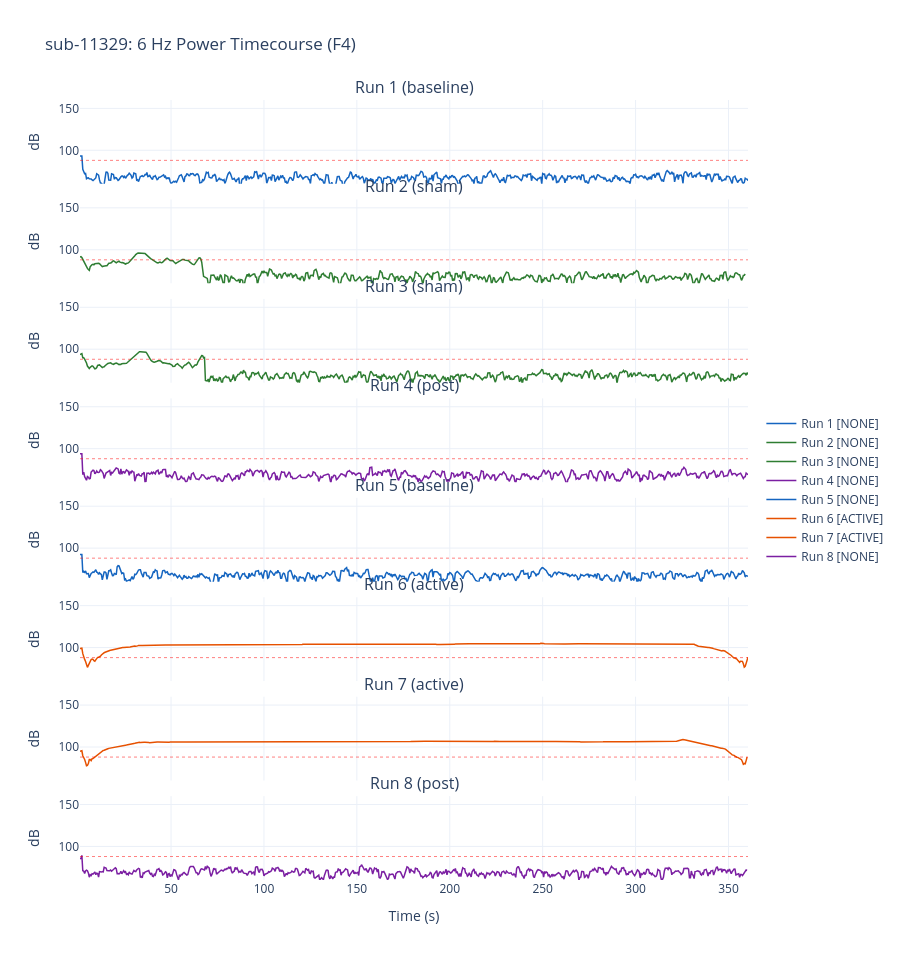

Source (notebook cell):
### Markdown cell above
---## 6. 6 Hz Timecourse DiagnosticsVisualize 6 Hz power across all runs for a single subject. Active runs show a sustained plateau; sham runs show brief ramp artifacts at the edges.### 6a. Group Diagnostic

### Code cell
PLOT_SUBJECT = '11329'

sub_info = SUBJECT_INFO[PLOT_SUBJECT]
run_files = discover_runs(EEG_DIR, PLOT_SUBJECT)
condition_map = RUN_CONDITIONS[sub_info['counterbalance']]

available_runs = sorted(run_files.keys())
n_runs = len(available_runs)

fig = make_subplots(
    rows=n_runs, cols=1, shared_xaxes=True, vertical_spacing=0.02,
    subplot_titles=[f'Run {r} ({condition_map.get(r, "?")})' for r in available_runs],
)

condition_colors = {
    'baseline': '#1565C0',
    'sham':     '#2E7D32',
    'active':   '#E65100',
    'post':     '#7B1FA2',
}

thresholds = STIM_THRESHOLDS['earclip' if sub_info['earclip'] else 'no_earclip']

for i, run_num in enumerate(available_runs):
    files = run_files[run_num]
    nic2 = load_nic2_run(files['easy'], files['info'], files['imp'])
    condition = condition_map.get(run_num, 'unknown')
    
    t_spec, power_db = compute_6hz_timecourse(nic2['eeg'][:, EEG_CH_IDX[0]])
    stim_class, stim_info = classify_stimulation(nic2['eeg'][:, EEG_CH_IDX[0]], sub_info['earclip'])
    # Note: this uses the single-run wrapper; batch processing uses classify_all_runs()
    
    color = condition_colors.get(condition, '#999999')
    
    fig.add_trace(go.Scatter(
        x=t_spec, y=power_db,
        mode='lines', line=dict(color=color, width=1.5),
        name=f'Run {run_num} [{stim_class}]',
    ), row=i+1, col=1)
    
    # Show threshold reference line (absolute floor for this hardware config)
    fig.add_hline(y=thresholds['active_middle_min_db'], 
                  line=dict(color='red', width=0.5, dash='dot'),
                  row=i+1, col=1)
    
    fig.update_yaxes(range=[60, 160], title_text='dB', row=i+1, col=1)

fig.update_xaxes(title_text='Time (s)', row=n_runs, col=1)
fig.update_layout(
    height=120 * n_runs, width=900,
    template='plotly_white',
    title=f'sub-{PLOT_SUBJECT}: 6 Hz Power Timecourse (F4)',
    showlegend=True,
    legend=dict(x=1.02, y=0.5),
)

fig.show()
save_plot(fig, '6hz_timecourse', subject_id=PLOT_SUBJECT, format='html')

### Figure 1 — Plotly figure (JSON) as saved in the notebook; plotly's stock layout.template omitted (floating-point values rounded to 4 significant figures; data arrays with more than 128 entries replaced by an {"elided": "..."} marker saying what was removed)
{"data": [{"line": {"color": "#1565C0", "width": 1.5}, "mode": "lines", "name": "Run 1 [NONE]", "type": "scatter", "x": {"elided": "720 float values"}, "xaxis": "x", "y": {"elided": "720 float values"}, "yaxis": "y"}, {"line": {"color": "#2E7D32", "width": 1.5}, "mode": "lines", "name": "Run 2 [NONE]", "type": "scatter", "x": {"elided": "717 float values"}, "xaxis": "x2", "y": {"elided": "717 float values"}, "yaxis": "y2"}, {"line": {"color": "#2E7D32", "width": 1.5}, "mode": "lines", "name": "Run 3 [NONE]", "type": "scatter", "x": {"elided": "720 float values"}, "xaxis": "x3", "y": {"elided": "720 float values"}, "yaxis": "y3"}, {"line": {"color": "#7B1FA2", "width": 1.5}, "mode": "lines", "name": "Run 4 [NONE]", "type": "scatter", "x": {"elided": "720 float values"}, "xaxis": "x4", "y": {"elided": "720 float values"}, "yaxis": "y4"}, {"line": {"color": "#1565C0", "width": 1.5}, "mode": "lines", "name": "Run 5 [NONE]", "type": "scatter", "x": {"elided": "720 float values"}, "xaxis": "x5", "y": {"elided": "720 float values"}, "yaxis": "y5"}, {"line": {"color": "#E65100", "width": 1.5}, "mode": "lines", "name": "Run 6 [ACTIVE]", "type": "scatter", "x": {"elided": "720 float values"}, "xaxis": "x6", "y": {"elided": "720 float values"}, "yaxis": "y6"}, {"line": {"color": "#E65100", "width": 1.5}, "mode": "lines", "name": "Run 7 [ACTIVE]", "type": "scatter", "x": {"elided": "719 float values"}, "xaxis": "x7", "y": {"elided": "719 float values"}, "yaxis": "y7"}, {"line": {"color": "#7B1FA2", "width": 1.5}, "mode": "lines", "name": "Run 8 [NONE]", "type": "scatter", "x": {"elided": "719 float values"}, "xaxis": "x8", "y": {"elided": "719 float values"}, "yaxis": "y8"}], "layout": {"annotations": [{"font": {"size": 16}, "showarrow": false, "text": "Run 1 (baseline)", "x": 0.5, "xanchor": "center", "xref": "paper", "y": 1, "yanchor": "bottom", "yref": "paper"}, {"font": {"size": 16}, "showarrow": false, "text": "Run 2 (sham)", "x": 0.5, "xanchor": "center", "xref": "paper", "y": 0.8725, "yanchor": "bottom", "yref": "paper"}, {"font": {"size": 16}, "showarrow": false, "text": "Run 3 (sham)", "x": 0.5, "xanchor": "center", "xref": "paper", "y": 0.745, "yanchor": "bottom", "yref": "paper"}, {"font": {"size": 16}, "showarrow": false, "text": "Run 4 (post)", "x": 0.5, "xanchor": "center", "xref": "paper", "y": 0.6175, "yanchor": "bottom", "yref": "paper"}, {"font": {"size": 16}, "showarrow": false, "text": "Run 5 (baseline)", "x": 0.5, "xanchor": "center", "xref": "paper", "y": 0.49, "yanchor": "bottom", "yref": "paper"}, {"font": {"size": 16}, "showarrow": false, "text": "Run 6 (active)", "x": 0.5, "xanchor": "center", "xref": "paper", "y": 0.3625, "yanchor": "bottom", "yref": "paper"}, {"font": {"size": 16}, "showarrow": false, "text": "Run 7 (active)", "x": 0.5, "xanchor": "center", "xref": "paper", "y": 0.235, "yanchor": "bottom", "yref": "paper"}, {"font": {"size": 16}, "showarrow": false, "text": "Run 8 (post)", "x": 0.5, "xanchor": "center", "xref": "paper", "y": 0.1075, "yanchor": "bottom", "yref": "paper"}], "height": 960, "legend": {"x": 1.02, "y": 0.5}, "shapes": [{"line": {"color": "red", "dash": "dot", "width": 0.5}, "type": "line", "x0": 0, "x1": 1, "xref": "x domain", "y0": 88, "y1": 88, "yref": "y"}, {"line": {"color": "red", "dash": "dot", "width": 0.5}, "type": "line", "x0": 0, "x1": 1, "xref": "x2 domain", "y0": 88, "y1": 88, "yref": "y2"}, {"line": {"color": "red", "dash": "dot", "width": 0.5}, "type": "line", "x0": 0, "x1": 1, "xref": "x3 domain", "y0": 88, "y1": 88, "yref": "y3"}, {"line": {"color": "red", "dash": "dot", "width": 0.5}, "type": "line", "x0": 0, "x1": 1, "xref": "x4 domain", "y0": 88, "y1": 88, "yref": "y4"}, {"line": {"color": "red", "dash": "dot", "width": 0.5}, "type": "line", "x0": 0, "x1": 1, "xref": "x5 domain", "y0": 88, "y1": 88, "yref": "y5"}, {"line": {"color": "red", "dash": "dot", "width": 0.5}, "type": "line", "x0": 0, "x1": 1, "xref": "x6 domain", "y0": 88, "y1": 88, "yref": "y6"}, {"line": {"color": "red", "dash": "dot", "width": 0.5}, "type": "line", "x0": 0, "x1": 1, "xref": "x7 domain", "y0": 88, "y1": 88, "yref": "y7"}, {"line": {"color": "red", "dash": "dot", "width": 0.5}, "type": "line", "x0": 0, "x1": 1, "xref": "x8 domain", "y0": 88, "y1": 88, "yref": "y8"}], "showlegend": true, "title": {"text": "sub-11329: 6 Hz Power Timecourse (F4)"}, "width": 900, "xaxis": {"anchor": "y", "autorange": true, "domain": [0, 1], "matches": "x8", "range": [1, 360.5], "showticklabels": false, "type": "linear"}, "xaxis2": {"anchor": "y2", "autorange": true, "domain": [0, 1], "matches": "x8", "range": [1, 360.5], "showticklabels": false, "type": "linear"}, "xaxis3": {"anchor": "y3", "autorange": true, "domain": [0, 1], "matches": "x8", "range": [1, 360.5], "showticklabels": false, "type": "linear"}, "xaxis4": {"anchor": "y4", "autorange": true, "domain": [0, 1], "matches": "x8", "range": [1, 360.5], "showticklabels": false, "type": "linear"}, "xaxis5": {"anchor": "y5", "autorange": true, "domain": [0, 1], "matches": "x8", "range": [1, 360.5], "showticklabels": false, "type": "linear"}, "xaxis6": {"anchor": "y6", "autorange": true, "domain": [0, 1], "matches": "x8", "range": [1, 360.5], "showticklabels": false, "type": "linear"}, "xaxis7": {"anchor": "y7", "autorange": true, "domain": [0, 1], "matches": "x8", "range": [1, 360.5], "showticklabels": false, "type": "linear"}, "xaxis8": {"anchor": "y8", "autorange": true, "domain": [0, 1], "range": [1, 360.5], "title": {"text": "Time (s)"}, "type": "linear"}, "yaxis": {"anchor": "x", "domain": [0.8925, 1], "range": [60, 160], "title": {"text": "dB"}, "type": "linear"}, "yaxis2": {"anchor": "x2", "domain": [0.765, 0.8725], "range": [60, 160], "title": {"text": "dB"}, "type": "linear"}, "yaxis3": {"anchor": "x3", "domain": [0.6375, 0.745], "range": [60, 160], "title": {"text": "dB"}, "type": "linear"}, "yaxis4": {"anchor": "x4", "domain": [0.51, 0.6175], "range": [60, 160], "title": {"text": "dB"}, "type": "linear"}, "yaxis5": {"anchor": "x5", "domain": [0.3825, 0.49], "range": [60, 160], "title": {"text": "dB"}, "type": "linear"}, "yaxis6": {"anchor": "x6", "domain": [0.255, 0.3625], "range": [60, 160], "title": {"text": "dB"}, "type": "linear"}, "yaxis7": {"anchor": "x7", "domain": [0.1275, 0.235], "range": [60, 160], "title": {"text": "dB"}, "type": "linear"}, "yaxis8": {"anchor": "x8", "domain": [0, 0.1075], "range": [60, 160], "title": {"text": "dB"}, "type": "linear"}}}
